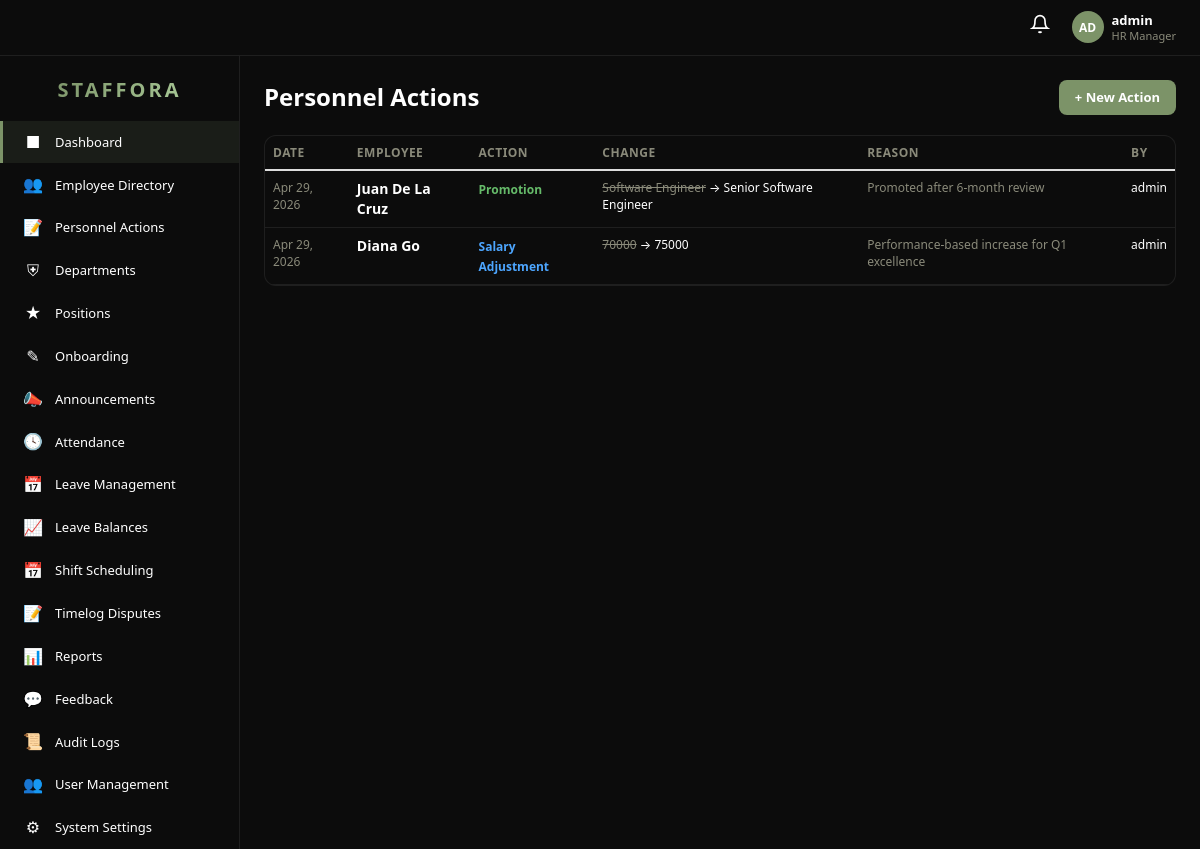
/pages/personnel_action.php (signed in), run on the app's committed database.
### tables this page shows
CREATE TABLE `personnel_action` (
  `id` int(11) NOT NULL AUTO_INCREMENT,
  `employee_id` int(11) NOT NULL,
  `type` enum('Promotion','Demotion','Salary Adjustment','Transfer','Resignation','Termination','Other') NOT NULL,
  `effective_date` date NOT NULL,
  `old_value` varchar(200) DEFAULT NULL,
  `new_value` varchar(200) DEFAULT NULL,
  `remarks` text DEFAULT NULL,
  `status` enum('Pending','Approved','Rejected') NOT NULL DEFAULT 'Approved',
  `created_by` int(11) DEFAULT NULL,
  `created_at` int(11) NOT NULL DEFAULT 0,
  `updated_at` int(11) NOT NULL DEFAULT 0,
  PRIMARY KEY (`id`),
  KEY `employee_id` (`employee_id`),
  KEY `created_by` (`created_by`),
  CONSTRAINT `personnel_action_ibfk_1` FOREIGN KEY (`employee_id`) REFERENCES `employee` (`id`) ON DELETE CASCADE,
  CONSTRAINT `personnel_action_ibfk_2` FOREIGN KEY (`created_by`) REFERENCES `user` (`id`) ON DELETE SET NULL
);

CREATE TABLE `employee` (
  `id` int(11) NOT NULL AUTO_INCREMENT,
  `user_id` int(11) DEFAULT NULL,
  `employee_no` varchar(30) DEFAULT NULL,
  `first_name` varchar(80) NOT NULL,
  `middle_name` varchar(80) DEFAULT NULL,
  `last_name` varchar(80) NOT NULL,
  `suffix` varchar(10) DEFAULT NULL,
  `gender` varchar(20) DEFAULT NULL,
  `email` varchar(150) DEFAULT NULL,
  `phone` varchar(30) DEFAULT NULL,
  `department_id` int(11) DEFAULT NULL,
  `position_id` int(11) DEFAULT NULL,
  `work_rule_id` int(11) DEFAULT NULL,
  `job_title` varchar(100) DEFAULT NULL,
  `employment_type` enum('Full-Time','Part-Time','Contractual','Intern') NOT NULL DEFAULT 'Full-Time',
  `status` enum('Regular','Probationary','Resigned','Terminated','On Leave') NOT NULL DEFAULT 'Probationary',
  `hire_date` date DEFAULT NULL,
  `date_regularized` date DEFAULT NULL,
  `basic_salary` decimal(12,2) NOT NULL DEFAULT 0.00,
  `civil_status` enum('Single','Married','Widowed','Separated','Divorced') DEFAULT NULL,
  `date_of_birth` date DEFAULT NULL,
  `place_of_birth` varchar(150) DEFAULT NULL,
  `nationality` varchar(60) DEFAULT 'Filipino',
  `solo_parent_id` varchar(50) DEFAULT NULL,
  `blood_type` varchar(5) DEFAULT NULL,
  `highest_education` varchar(80) DEFAULT NULL,
  `address` text DEFAULT NULL,
  `sss_no` varchar(30) DEFAULT NULL,
  `philhealth_no` varchar(30) DEFAULT NULL,
  `pagibig_no` varchar(30) DEFAULT NULL,
  `tin_no` varchar(30) DEFAULT NULL,
  `bank_name` varchar(80) DEFAULT NULL,
  `bank_account_number` varchar(40) DEFAULT NULL,
  `emergency_contact_name` varchar(100) DEFAULT NULL,
  `emergency_contact_relationship` varchar(60) DEFAULT NULL,
  `emergency_contact_phone` varchar(30) DEFAULT NULL,
  `created_at` int(11) NOT NULL DEFAULT 0,
  `updated_at` int(11) NOT NULL DEFAULT 0,
  PRIMARY KEY (`id`),
  KEY `user_id` (`user_id`),
  KEY `department_id` (`department_id`),
  KEY `position_id` (`position_id`),
  CONSTRAINT `employee_ibfk_1` FOREIGN KEY (`user_id`) REFERENCES `user` (`id`) ON DELETE SET NULL,
  CONSTRAINT `employee_ibfk_2` FOREIGN KEY (`department_id`) REFERENCES `department` (`id`) ON DELETE SET NULL,
  CONSTRAINT `employee_ibfk_3` FOREIGN KEY (`position_id`) REFERENCES `position` (`id`) ON DELETE SET NULL
);

CREATE TABLE `user` (
  `id` int(11) NOT NULL AUTO_INCREMENT,
  `username` varchar(80) NOT NULL,
  `email` varchar(150) NOT NULL,
  `password` varchar(255) NOT NULL,
  `role` enum('Super Admin','Manager','Employee') NOT NULL DEFAULT 'Employee',
  `status` enum('Active','Inactive') NOT NULL DEFAULT 'Active',
  `department_id` int(11) DEFAULT NULL,
  `created_at` int(11) NOT NULL DEFAULT 0,
  PRIMARY KEY (`id`),
  UNIQUE KEY `email` (`email`),
  KEY `user_ibfk_1` (`department_id`),
  CONSTRAINT `user_ibfk_1` FOREIGN KEY (`department_id`) REFERENCES `department` (`id`) ON DELETE SET NULL
);

### config.php (called while the page is built, shortened)
<?php
if(!function_exists("e")){
    function e(?string $s):string{ return htmlspecialchars((string)$s,ENT_QUOTES|ENT_SUBSTITUTE,"UTF-8"); }
}
if(!function_exists("url")){
    function url(string $page,array $params=[]):string{
        return BASE_URL."/index.php?".http_build_query(array_merge(["page"=>$page],$params));
    }
}

### includes/db.php (called while the page is built, shortened)
<?php
require_once __DIR__ . '/../config.php';
class DB {
    private static $pdo = null;
    public static function get(): PDO {
        if (self::$pdo === null) {
            $dsn = 'mysql:host=' . DB_HOST . ';port=' . DB_PORT . ';dbname=' . DB_NAME . ';charset=' . DB_CHARSET;
            self::$pdo = new PDO($dsn, DB_USER, DB_PASS, [
                PDO::ATTR_ERRMODE            => PDO::ERRMODE_EXCEPTION,
                PDO::ATTR_DEFAULT_FETCH_MODE => PDO::FETCH_ASSOC,
                PDO::ATTR_EMULATE_PREPARES   => false,
            ]);
        }
        return self::$pdo;
    }
    public static function query(string $sql, array $params = []): PDOStatement {
        $stmt = self::get()->prepare($sql);
        $stmt->execute($params);
        return $stmt;
    }
    public static function fetchAll(string $sql, array $params = []): array {
        return self::query($sql, $params)->fetchAll();
    }
}

### pages/personnel_action.php (the view, shortened to what this page needs)
<?php
require_once __DIR__ . "/../config.php"; require_once __DIR__ . "/../includes/db.php"; require_once __DIR__ . "/../includes/auth.php";
$actions=DB::fetchAll("SELECT pa.*,e.first_name,e.last_name,u.username as created_by_name FROM personnel_action pa JOIN employee e ON pa.employee_id=e.id LEFT JOIN `user` u ON pa.created_by=u.id ORDER BY pa.created_at DESC");
$employees=DB::fetchAll("SELECT id,first_name,last_name FROM employee ORDER BY first_name");
$action=$_GET["action"]??"index";
require_once __DIR__ . "/../includes/layout_header.php"; ?>
<div style="margin-bottom:20px;display:flex;align-items:center;justify-content:space-between;"><h1 style="font-size:24px;font-weight:700;margin:0;">Personnel Actions</h1><a href="<?php echo url("personnel_action",["action"=>"create"]); ?>" class="btn btn-accent">+ New Action</a></div>
<?php if($action==="create"): ?>
<div class="hrms-card"><div class="card-header"><h3>New Personnel Action</h3></div><div class="card-body">
<form method="POST"><input type="hidden" name="_action" value="save">
<div style="display:grid;grid-template-columns:1fr 1fr;gap:16px;">
<div><label style="display:block;font-size:12px;font-weight:600;color:var(--text-muted);margin-bottom:4px;text-transform:uppercase;">Employee</label><select name="employee_id" required style="width:100%;padding:9px 12px;background:rgba(255,255,255,0.06);border:1px solid var(--border);border-radius:8px;color:var(--text);font-size:13px;"><option value="">&mdash; Select &mdash;</option><?php foreach($employees as $em): ?><option value="<?php echo $em["id"]; ?>"><?php echo e($em["first_name"]." ".$em["last_name"]); ?></option><?php endforeach; ?></select></div>
<div><label style="display:block;font-size:12px;font-weight:600;color:var(--text-muted);margin-bottom:4px;text-transform:uppercase;">Action Type</label><select name="type" style="width:100%;padding:9px 12px;background:rgba(255,255,255,0.06);border:1px solid var(--border);border-radius:8px;color:var(--text);font-size:13px;"><?php foreach(["Promotion","Demotion","Salary Adjustment","Transfer","Resignation","Termination","Other"] as $at): ?><option><?php echo $at; ?></option><?php endforeach; ?></select></div>
<div><label style="display:block;font-size:12px;font-weight:600;color:var(--text-muted);margin-bottom:4px;text-transform:uppercase;">Effective Date</label><input type="date" name="effective_date" required style="width:100%;padding:9px 12px;background:rgba(255,255,255,0.06);border:1px solid var(--border);border-radius:8px;color:var(--text);font-size:13px;"></div>
<div><label style="display:block;font-size:12px;font-weight:600;color:var(--text-muted);margin-bottom:4px;text-transform:uppercase;">Old Value</label><input type="text" name="old_value" placeholder="e.g. old salary or position" style="width:100%;padding:9px 12px;background:rgba(255,255,255,0.06);border:1px solid var(--border);border-radius:8px;color:var(--text);font-size:13px;"></div>
<div><label style="display:block;font-size:12px;font-weight:600;color:var(--text-muted);margin-bottom:4px;text-transform:uppercase;">New Value</label><input type="text" name="new_value" placeholder="e.g. new salary or position" style="width:100%;padding:9px 12px;background:rgba(255,255,255,0.06);border:1px solid var(--border);border-radius:8px;color:var(--text);font-size:13px;"></div>
<div style="grid-column:1/-1;"><label style="display:block;font-size:12px;font-weight:600;color:var(--text-muted);margin-bottom:4px;text-transform:uppercase;">Reason/Notes</label><textarea name="remarks" rows="3" style="width:100%;padding:9px 12px;background:rgba(255,255,255,0.06);border:1px solid var(--border);border-radius:8px;color:var(--text);font-size:13px;"></textarea></div>
</div><div style="margin-top:16px;display:flex;gap:12px;"><button type="submit" class="btn btn-accent">Record Action</button><a href="<?php echo url("personnel_action"); ?>" class="btn btn-outline">Cancel</a></div>
</form></div></div>
<?php else: ?>
<div class="hrms-card"><div class="card-body" style="padding:0;"><table class="table hrms-table" style="margin:0;">
<thead><tr><th>Date</th><th>Employee</th><th>Action</th><th>Change</th><th>Reason</th><th>By</th></tr></thead><tbody>
<?php foreach($actions as $a2): $ac=["Promotion"=>"#66bb6a","Salary Adjustment"=>"#4da6ff","Demotion"=>"#fb8c00","Termination"=>"#ef5350","Resignation"=>"#ef5350"][$a2["type"]]??"#fff"; ?>
<tr><td style="font-size:12px;color:var(--text-muted);"><?php echo date("M j, Y",strtotime($a2["effective_date"])); ?></td>
<td style="font-weight:600;"><?php echo e($a2["first_name"]." ".$a2["last_name"]); ?></td>
<td><span style="color:<?php echo $ac; ?>;font-size:12px;font-weight:600;"><?php echo e($a2["type"]); ?></span></td>
<td style="font-size:12px;"><span style="text-decoration:line-through;color:var(--text-muted);"><?php echo e($a2["old_value"]??""); ?></span> &rarr; <?php echo e($a2["new_value"]??""); ?></td>
<td style="font-size:12px;color:var(--text-muted);"><?php echo e(substr($a2["remarks"]??"",0,50)); ?></td>
<td style="font-size:12px;"><?php echo e($a2["created_by_name"]??"System"); ?></td>
</tr><?php endforeach; if(empty($actions)): ?><tr><td colspan="6" style="text-align:center;padding:24px;color:var(--text-muted);">No personnel actions yet.</td></tr><?php endif; ?>
</tbody></table></div></div>
<?php endif; ?>
<?php require_once __DIR__ . "/../includes/layout_footer.php"; ?>

### web/css/hrms.css (style rules this page uses)
:root { --bg: #0c0c0c; --sidebar: #0c0c0c; --card: #0c0c0c; --card-hover: #161616; --border: rgba(255, 255, 255, 0.08); --text: #ffffff; --text-muted: #8a8a7a; --accent: #7C9368; --accent-hover: #8ca678; --primary: #5b8a72; --success: #4caf50; --warning: #E07A45; --danger: #d4183d; --info: #42a5f5 }
* { box-sizing: border-box }
body.hrms-body { margin: 0; background: var(--bg); color: var(--text); font-family: 'Segoe UI', system-ui, -apple-system, sans-serif; font-size: 14px }
a { color: var(--accent); text-decoration: none }
.hrms-card { background: var(--card); border: 1px solid var(--border); border-radius: 12px; overflow: hidden; transition: border-color .2s }
.card-body { padding: 20px }
.table.hrms-table { width: 100%; border-collapse: collapse; color: var(--text) }
.hrms-table thead th { border-bottom: 2px solid var(--border); padding: 10px 12px; font-size: 12px; text-transform: uppercase; color: var(--text-muted); font-weight: 600; letter-spacing: 0.5px; text-align: left }
.hrms-table tbody td { padding: 10px 12px; border-bottom: 1px solid var(--border); vertical-align: middle }
.btn { padding: 8px 16px; border-radius: 8px; font-size: 13px; font-weight: 600; border: none; cursor: pointer; transition: all .2s; display: inline-flex; align-items: center; gap: 6px; text-decoration: none }
.btn-accent { background: var(--accent); color: #fff }

### data on the page
personnel_action: effective_date "Apr 29, 2026", employee.last_name "Juan De La Cruz", type "Promotion", old_value "Software Engineer", new_value "Senior Software Engineer", remarks "Promoted after 6-month review", created_by.username "admin"
personnel_action: effective_date "Apr 29, 2026", employee.last_name "Diana Go", type "Salary Adjustment", old_value "70000", new_value "75000", remarks "Performance-based increase for Q1 excellence", created_by.username "admin"

### other printed values
substr($username ?: 'U', 0, 2) "AD"
$username "admin"
$roleLabel "HR Manager"
$item[2] "■"
$item[0] "Dashboard"
$item[2] "👥"
$item[0] "Employee Directory"
$item[2] "📝"
$item[0] "Personnel Actions"
$item[2] "⛨"
$item[0] "Departments"
$item[2] "★"
$item[0] "Positions"
$item[2] "✎"
$item[0] "Onboarding"
